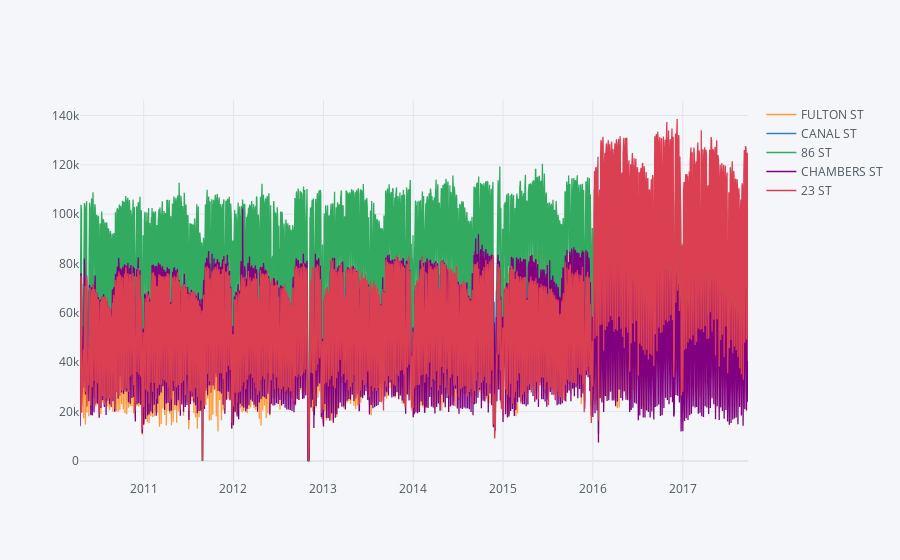

Notebook cell for this chart:
### Code cell
df_station = df_turnstiles_reg.loc[lambda df: df['region'].notnull()].groupby(['station', 'time'])['entries'].sum()
df_station.loc[top_stations[:5]].unstack(level='station').iplot()

### Figure 1 — Plotly figure (JSON) as saved in the notebook; plotly's stock layout.template omitted (floating-point values rounded to 4 significant figures; data arrays with more than 128 entries replaced by an {"elided": "..."} marker saying what was removed)
{"data": [{"line": {"color": "rgba(255, 153, 51, 1.0)", "dash": "solid", "shape": "linear", "width": 1.3}, "mode": "lines", "name": "FULTON ST", "text": "", "type": "scatter", "x": {"elided": "2705 str values"}, "y": {"elided": "2705 int values"}}, {"line": {"color": "rgba(55, 128, 191, 1.0)", "dash": "solid", "shape": "linear", "width": 1.3}, "mode": "lines", "name": "CANAL ST", "text": "", "type": "scatter", "x": {"elided": "2705 str values"}, "y": {"elided": "2705 mixed values"}}, {"line": {"color": "rgba(50, 171, 96, 1.0)", "dash": "solid", "shape": "linear", "width": 1.3}, "mode": "lines", "name": "86 ST", "text": "", "type": "scatter", "x": {"elided": "2705 str values"}, "y": {"elided": "2705 int values"}}, {"line": {"color": "rgba(128, 0, 128, 1.0)", "dash": "solid", "shape": "linear", "width": 1.3}, "mode": "lines", "name": "CHAMBERS ST", "text": "", "type": "scatter", "x": {"elided": "2705 str values"}, "y": {"elided": "2705 mixed values"}}, {"line": {"color": "rgba(219, 64, 82, 1.0)", "dash": "solid", "shape": "linear", "width": 1.3}, "mode": "lines", "name": "23 ST", "text": "", "type": "scatter", "x": {"elided": "2705 str values"}, "y": {"elided": "2705 int values"}}], "layout": {"autosize": true, "legend": {"bgcolor": "#F5F6F9", "font": {"color": "#4D5663"}}, "paper_bgcolor": "#F5F6F9", "plot_bgcolor": "#F5F6F9", "title": {"font": {"color": "#4D5663"}}, "xaxis": {"autorange": true, "gridcolor": "#E1E5ED", "range": ["2010-04-17", "2017-09-23"], "showgrid": true, "tickfont": {"color": "#4D5663"}, "title": {"font": {"color": "#4D5663"}, "text": ""}, "type": "date", "zerolinecolor": "#E1E5ED"}, "yaxis": {"autorange": true, "gridcolor": "#E1E5ED", "range": [-7699, 146281], "showgrid": true, "tickfont": {"color": "#4D5663"}, "title": {"font": {"color": "#4D5663"}, "text": ""}, "type": "linear", "zerolinecolor": "#E1E5ED"}}}
